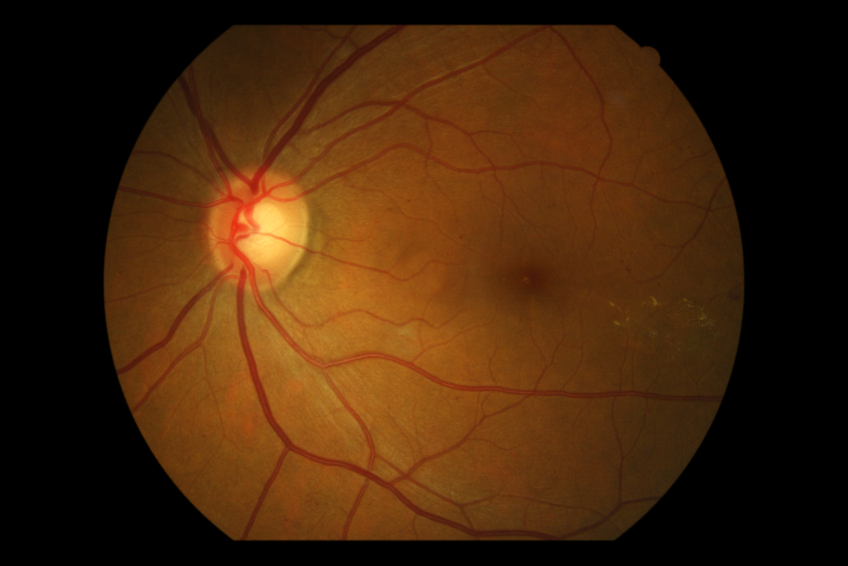
#> input picture topic/眼底图像的渗出液分割/EX数据/images/C0001273.jpg, 2544 x 1696 px (shown at 1/3 size)
$ python -i traditional_ml.py   (imports and definitions only)   (older library calls are emulated)
#> lines starting #> are read from the running program, lines starting #| are printed output that depends on the picture
import time
from dataclasses import dataclass

import cv2
import numpy as np
from scipy.ndimage import uniform_filter
from sklearn.calibration import CalibratedClassifierCV
from sklearn.linear_model import LogisticRegression
from sklearn.pipeline import Pipeline
from sklearn.preprocessing import StandardScaler
from sklearn.svm import LinearSVC


FEATURE_NAMES = [
    "R",
    "G",
    "B",
    "L",
    "a",
    "b",
    "S",
    "V",
    "contrast9",
    "contrast25",
    "localStd",
    "tophat9",
    "tophat21",
    "gradMag",
]


@dataclass
class TraditionalModel:
    name: str
    estimator: object
    learn_time: float


@dataclass
class TraditionalTrainingResult:
    models: list
    feature_names: list
    train_shape: tuple
    positive_rate: float
    candidate_recall: float


def feature_maps(rgb):
    f = rgb.astype(np.float32) / 255.0
    r, g, b = f[..., 0], f[..., 1], f[..., 2]
    lab = cv2.cvtColor(rgb, cv2.COLOR_RGB2LAB).astype(np.float32)
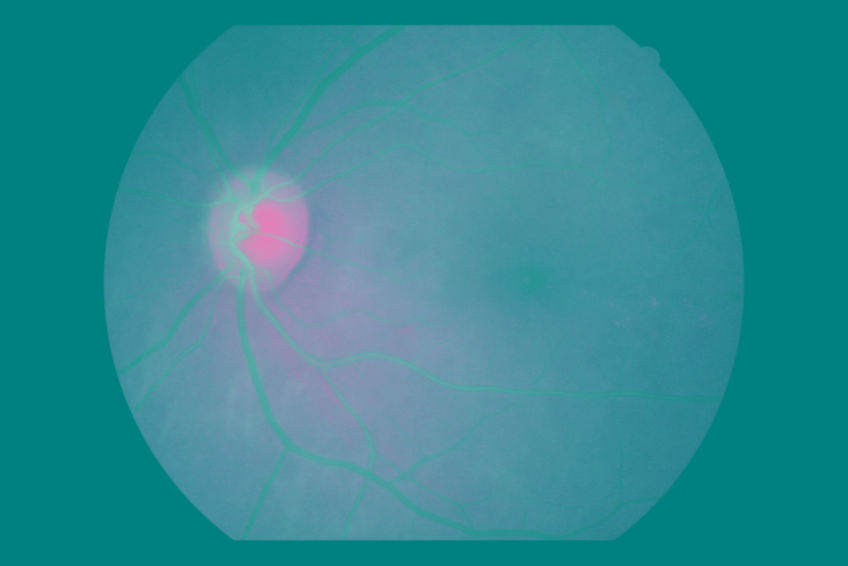
#> lab: shape (1696, 2544, 3) float32 (shown at 1/3 size); mean R, G, B 48.3, 139.8, 149
    l, a, bb = lab[..., 0] / 255, lab[..., 1] / 255, lab[..., 2] / 255
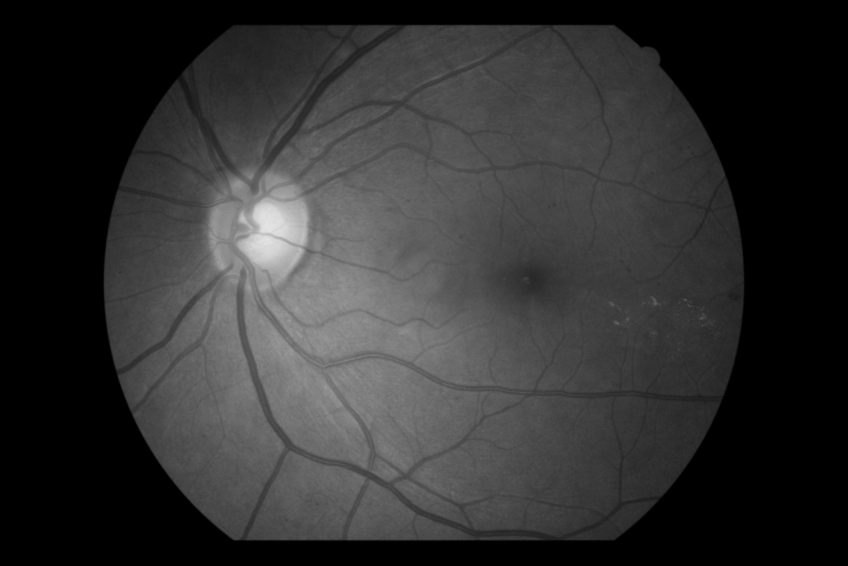
#> l: shape (1696, 2544) float32 (shown at 1/3 size); min 0, max 0.898, mean 0.189
    hsv = cv2.cvtColor(rgb, cv2.COLOR_RGB2HSV).astype(np.float32)
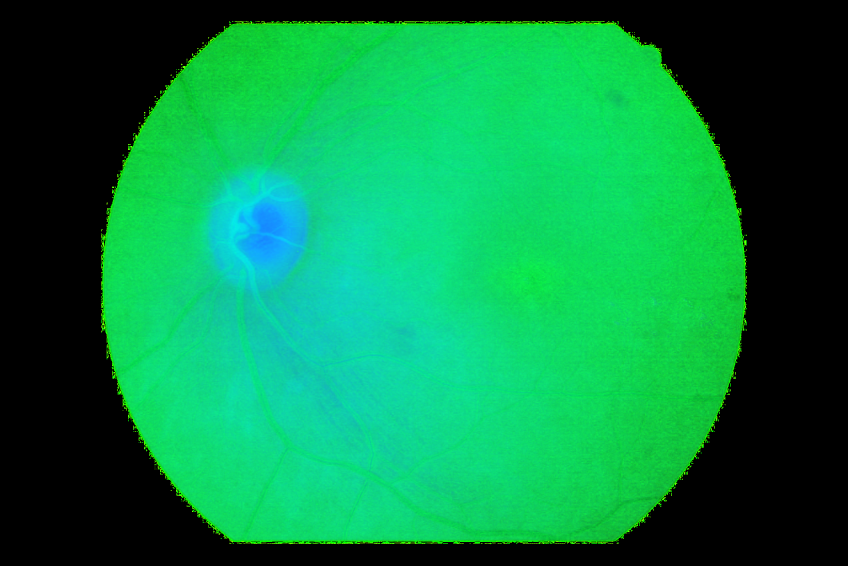
#> hsv: shape (1696, 2544, 3) float32 (shown at 1/3 size); mean R, G, B 8.7, 132.4, 67.9
    s_, v_ = hsv[..., 1] / 255, hsv[..., 2] / 255
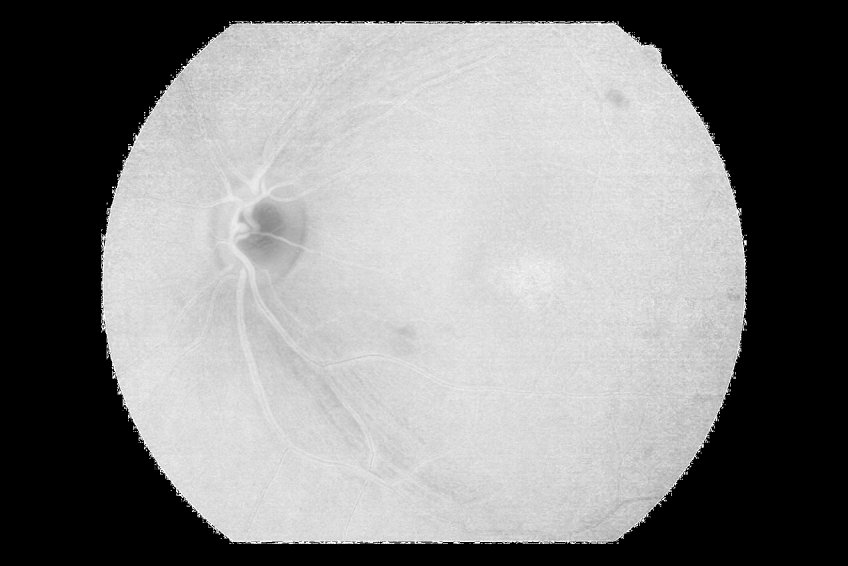
#> s_: shape (1696, 2544) float32 (shown at 1/3 size); min 0, max 1, mean 0.518
    feats = [r, g, b, l, a, bb, s_, v_]
    for k in (9, 25):
        feats.append(l - uniform_filter(l, k))
#> after the loop, feats = 10 items
    m = uniform_filter(l, 9)
    m2 = uniform_filter(l * l, 9)
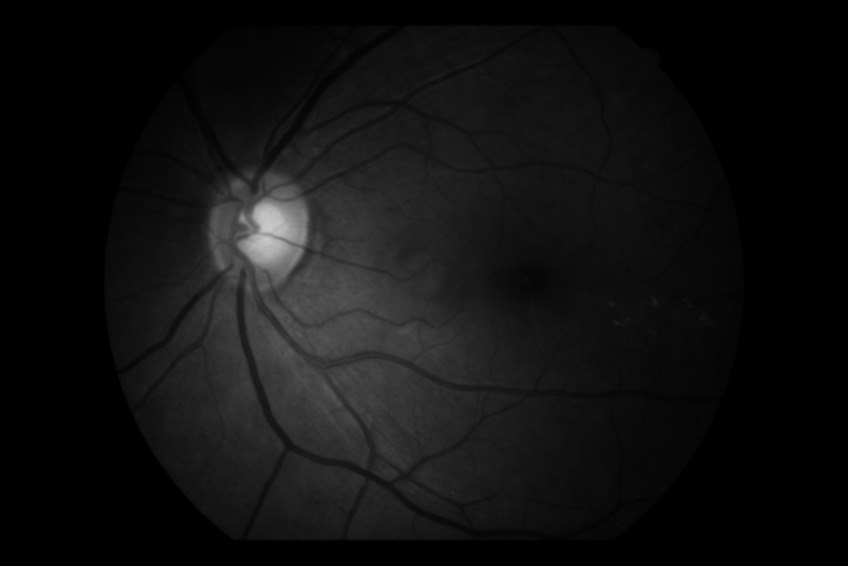
#> m2: shape (1696, 2544) float32 (shown at 1/3 size); min 0, max 0.792, mean 0.0674
    feats.append(np.sqrt(np.maximum(m2 - m * m, 0)))
    inten = lab[..., 0].astype(np.uint8)
    for ks in (9, 21):
        se = cv2.getStructuringElement(cv2.MORPH_ELLIPSE, (ks, ks))
        feats.append(cv2.morphologyEx(inten, cv2.MORPH_TOPHAT, se).astype(np.float32) / 255.0)
#> after the loop, feats = 13 items
    gx = cv2.Sobel(l, cv2.CV_32F, 1, 0, 3)
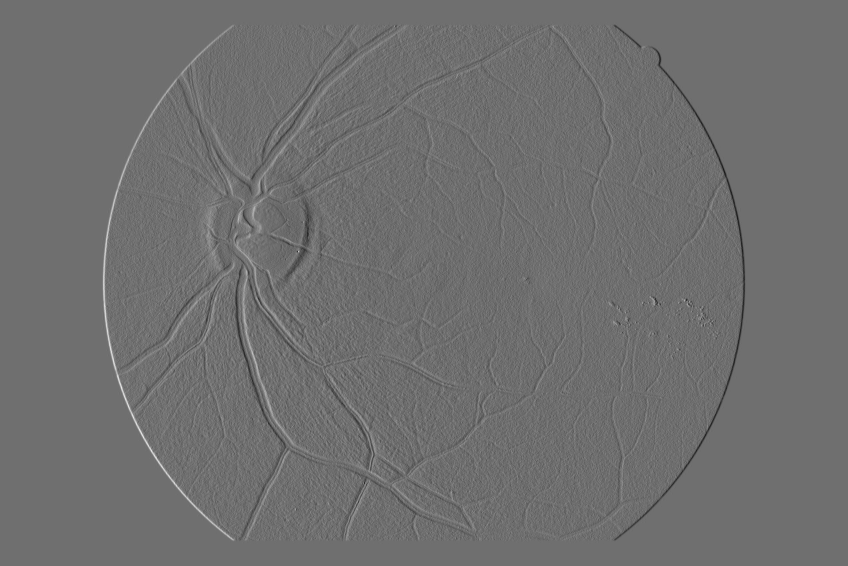
#> gx: shape (1696, 2544) float32 (shown at 1/3 size); min -0.369, max 0.475, mean 1.45e-12; drawn with min black and max white
    gy = cv2.Sobel(l, cv2.CV_32F, 0, 1, 3)
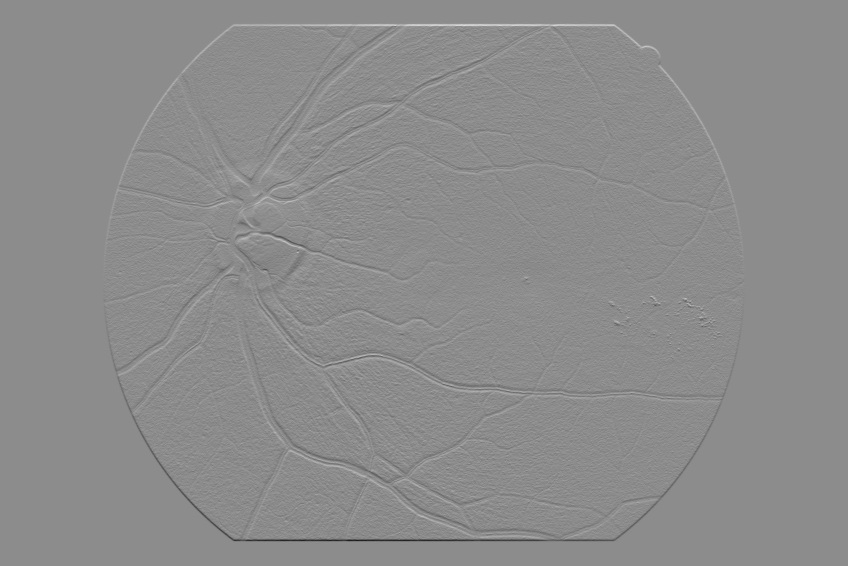
#> gy: shape (1696, 2544) float32 (shown at 1/3 size); min -0.655, max 0.533, mean -3e-11; drawn with min black and max white
    feats.append(np.sqrt(gx * gx + gy * gy))
    return np.stack(feats, -1).astype(np.float32)


# [122 lines left out: functions candidate_mask, candidate_recall, build_training_set, _calibrated_linear_svm, _make_models, train_traditional_models and 2 more, not called in this run]

>>> import cv2
>>> picture = cv2.cvtColor(cv2.imread('../topic/眼底图像的渗出液分割/EX数据/images/C0001273.jpg'), cv2.COLOR_BGR2RGB)
>>> result = feature_maps(picture)

$ run again, on topic/眼底图像的渗出液分割/EX数据/images/C0002369.jpg
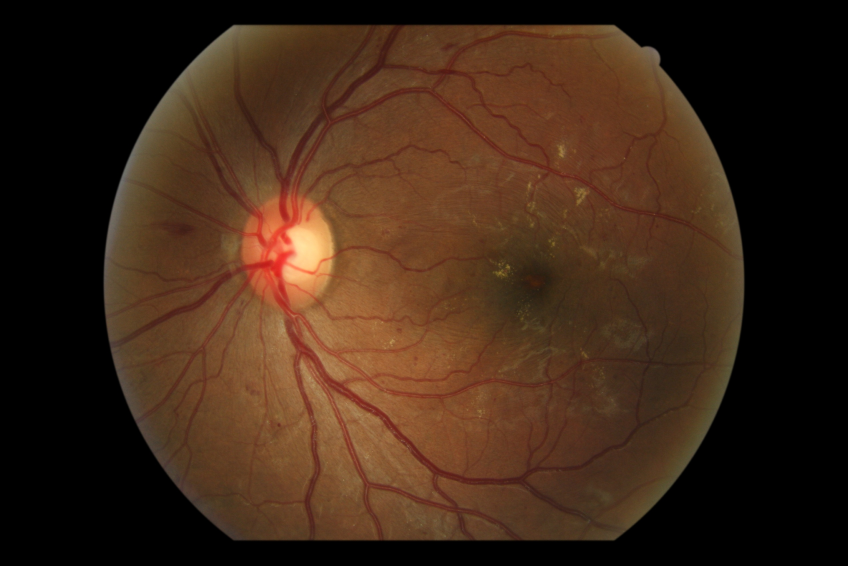
#> input picture topic/眼底图像的渗出液分割/EX数据/images/C0002369.jpg, 2544 x 1696 px (shown at 1/3 size)
#> after the loop in feature_maps, `for k in (9, 25):`: feats = 10 items
#> in feature_maps, `m2 = uniform_filter(l * l, 9)`:
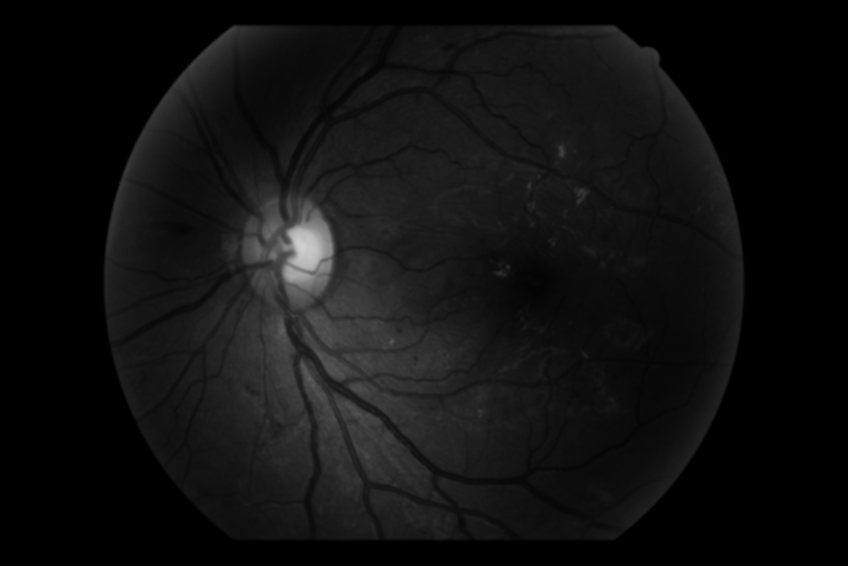
#> m2: shape (1696, 2544) float32 (shown at 1/3 size); min 0, max 0.825, mean 0.0659
#> after the loop in feature_maps, `for ks in (9, 21):`: feats = 13 items
#> in feature_maps, `gy = cv2.Sobel(l, cv2.CV_32F, 0, 1, 3)`:
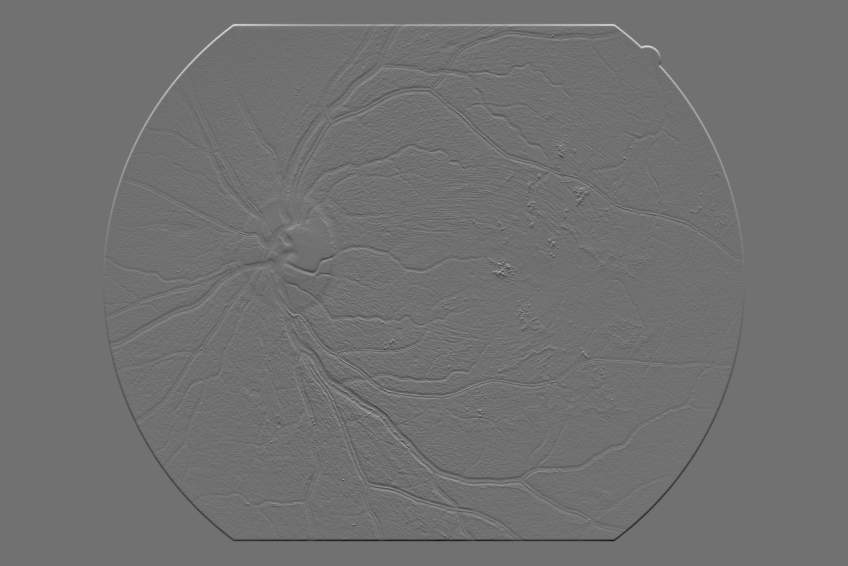
#> gy: shape (1696, 2544) float32 (shown at 1/3 size); min -0.69, max 0.867, mean 5.92e-10; drawn with min black and max white

$ run again, on topic/眼底图像的渗出液分割/EX数据/images/C0002422.jpg
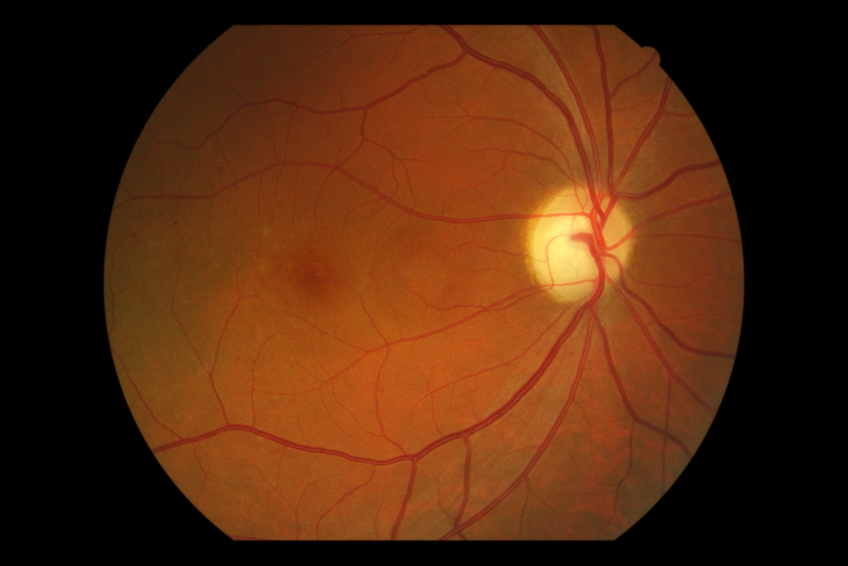
#> input picture topic/眼底图像的渗出液分割/EX数据/images/C0002422.jpg, 2544 x 1696 px (shown at 1/3 size)
#> after the loop in feature_maps, `for k in (9, 25):`: feats = 10 items
#> in feature_maps, `m2 = uniform_filter(l * l, 9)`:
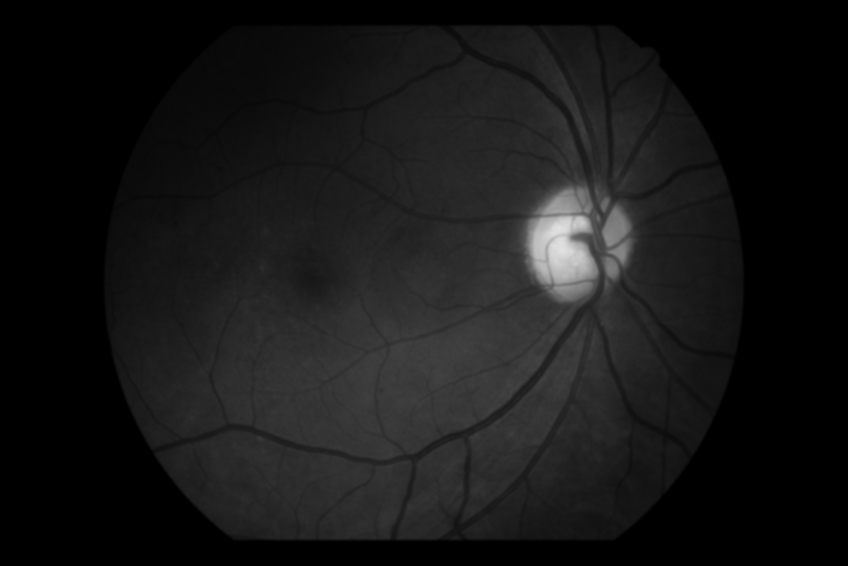
#> m2: shape (1696, 2544) float32 (shown at 1/3 size); min 0, max 0.884, mean 0.0899
#> after the loop in feature_maps, `for ks in (9, 21):`: feats = 13 items
#> in feature_maps, `gx = cv2.Sobel(l, cv2.CV_32F, 1, 0, 3)`:
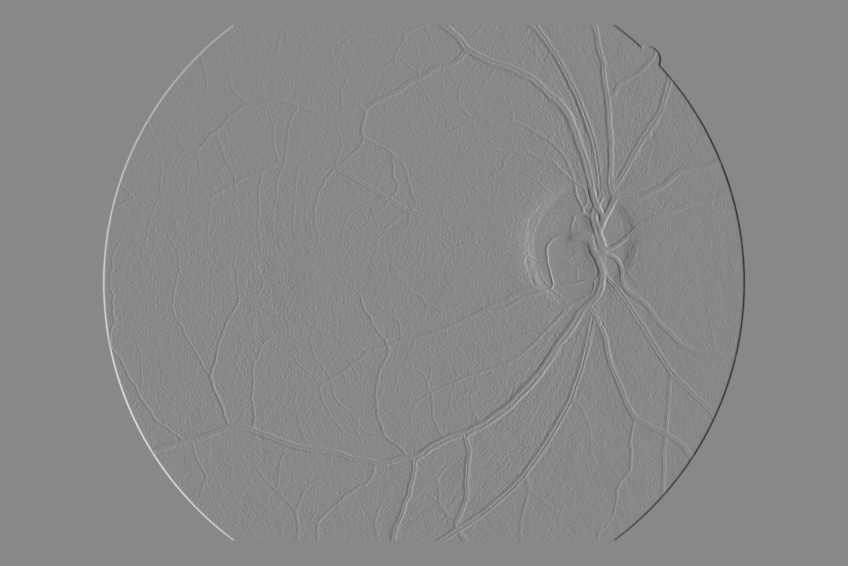
#> gx: shape (1696, 2544) float32 (shown at 1/3 size); min -0.706, max 0.612, mean 1.26e-12; drawn with min black and max white

$ run again, on topic/眼底图像的渗出液分割/EX数据/images/C0003164.jpg
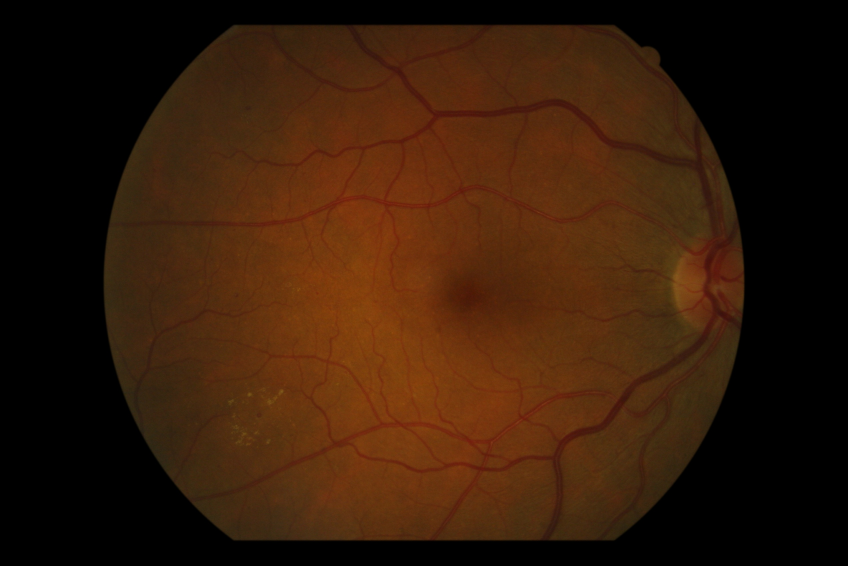
#> input picture topic/眼底图像的渗出液分割/EX数据/images/C0003164.jpg, 2544 x 1696 px (shown at 1/3 size)
#> after the loop in feature_maps, `for k in (9, 25):`: feats = 10 items
#> in feature_maps, `m2 = uniform_filter(l * l, 9)`:
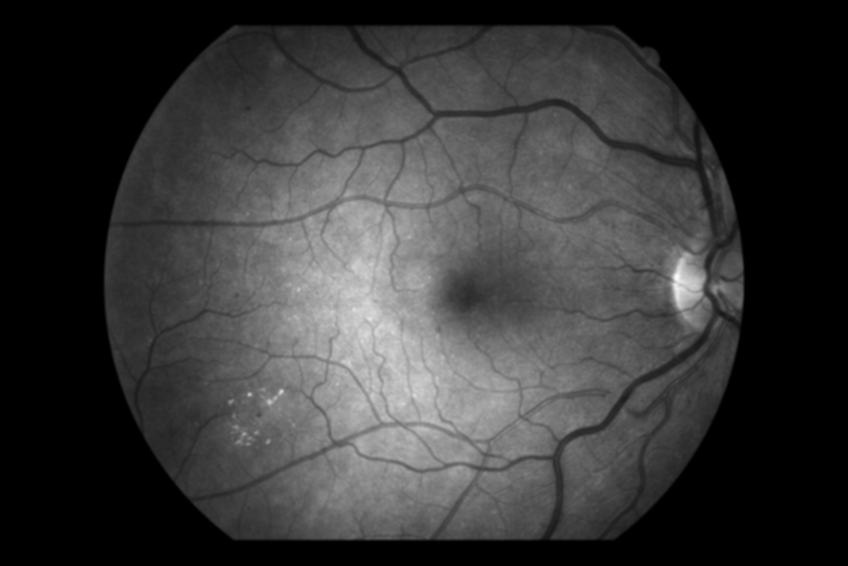
#> m2: shape (1696, 2544) float32 (shown at 1/3 size); min 0, max 0.161, mean 0.0357; drawn with min black and max white
#> after the loop in feature_maps, `for ks in (9, 21):`: feats = 13 items
